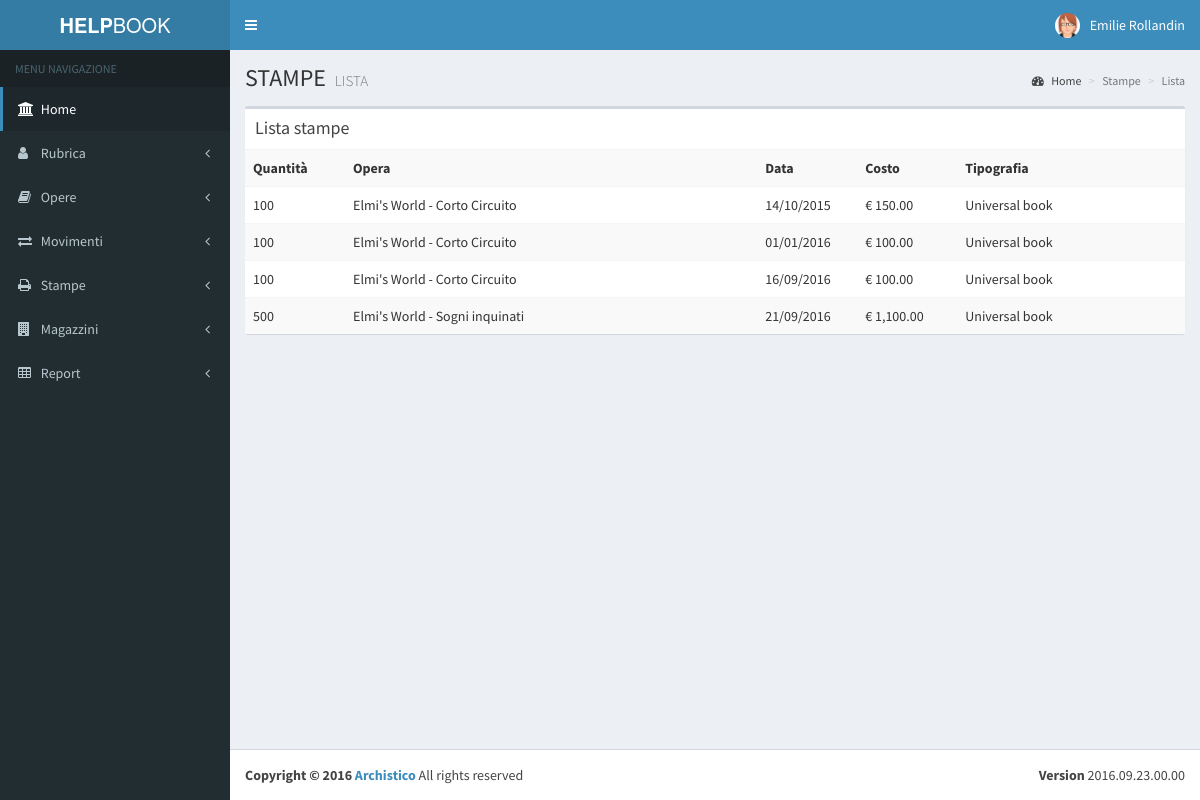
The page /stampalista.php on the database its author committed.
### tables this page shows
CREATE TABLE `stampe` (
  `idstampa` int(11) NOT NULL,
  `fklibro` int(11) NOT NULL,
  `stampadata` date NOT NULL,
  `stampaquantita` int(11) NOT NULL,
  `stampacosto` double NOT NULL,
  `stampaspedizione` double NOT NULL,
  `stampaiva` double NOT NULL,
  `fktipografia` int(11) NOT NULL,
  `stampadocumento` varchar(100) NOT NULL,
  `cancellato` tinyint(1) NOT NULL DEFAULT '0'
);

CREATE TABLE `casaeditrice` (
  `idcasaeditrice` int(11) NOT NULL,
  `casaeditrice` varchar(100) NOT NULL
);

CREATE TABLE `libri` (
  `idlibro` int(11) NOT NULL,
  `fkcasaeditrice` int(11) NOT NULL,
  `titolo` varchar(255) NOT NULL,
  `sottotitolo` varchar(255) NOT NULL,
  `isbn` varchar(50) NOT NULL,
  `pagine` int(11) NOT NULL,
  `prezzo` double NOT NULL,
  `fkcollana` int(11) NOT NULL,
  `fktipologia` int(11) NOT NULL,
  `cancellato` tinyint(1) NOT NULL DEFAULT '0'
);

CREATE TABLE `soggetti` (
  `idsoggetto` int(11) NOT NULL,
  `fktipologia` int(11) NOT NULL,
  `denominazione` varchar(255) NOT NULL,
  `telefono` varchar(50) NOT NULL,
  `cellulare` varchar(50) NOT NULL,
  `piva` varchar(50) NOT NULL,
  `codicefiscale` varchar(50) NOT NULL,
  `email` varchar(255) NOT NULL,
  `indirizzo` varchar(255) NOT NULL,
  `cap` varchar(50) NOT NULL,
  `comune` varchar(255) NOT NULL,
  `provincia` varchar(50) NOT NULL,
  `note` varchar(255) NOT NULL,
  `cancellato` tinyint(1) NOT NULL DEFAULT '0'
);

### php/stampe.php (the view, shortened to what this page needs)
<?php
function stampeListaTabella() {
  try {
    $db = new PDO("mysql:host=" . $dbhost . ";dbname=" . $dbname, $dbuser, $dbpswd);
    $db->setAttribute(PDO::ATTR_ERRMODE, PDO::ERRMODE_WARNING);
    $db->setAttribute(PDO::ATTR_DEFAULT_FETCH_MODE, PDO::FETCH_OBJ);
    $db->setAttribute(PDO::MYSQL_ATTR_INIT_COMMAND, 'SET NAMES UTF8');
    $sql = 'SELECT stampe.*, libri.*, casaeditrice.casaeditrice, soggetti.denominazione FROM stampe '
    .'INNER JOIN libri ON libri.idlibro=stampe.fklibro '
    .'INNER JOIN casaeditrice ON libri.fkcasaeditrice=casaeditrice.idcasaeditrice '
    .'INNER JOIN soggetti ON soggetti.idsoggetto=stampe.fktipografia '
    .'WHERE stampe.cancellato=0 ORDER BY stampe.stampadata ASC, casaeditrice.casaeditrice ASC, libri.titolo ASC';
    $result = $db->query($sql);
    foreach ($result as $row) {
      $row = get_object_vars($row);
      print "<tr>\n";
      print "<td>".$row['stampaquantita']."</td>\n";
      print "<td>".$row['casaeditrice']." - ".$row['titolo']."</td>\n";
      $stampa_data_dt = DateTime::createFromFormat('Y-m-d', $row['stampadata']);
      $stampa_data_str = $stampa_data_dt->format('d/m/Y');
      print "<td>".$stampa_data_str."</td>\n";
      print "<td>&euro; ".number_format($row['stampacosto'], 2)."</td>\n";
      print "<td>".$row['denominazione']."</td>\n";
      print "</tr>\n";
    }
  } catch (PDOException $e) {
    throw new PDOException("Error  : " . $e->getMessage());
  }
}

### stampalista.php (shortened to what this page needs)
<!DOCTYPE html>
<html>
<head>
  <?php include 'link.php'; ?>
</head>
<body class="hold-transition skin-blue sidebar-mini">
  <div class="wrapper">
    <header class="main-header">
      <a href="index.php" class="logo">
        <span class="logo-lg"><b>HELP</b>BOOK</span>
      </a>
      <nav class="navbar navbar-static-top">
        <a href="#" class="sidebar-toggle" data-toggle="offcanvas" role="button">
        </a>
        <div class="navbar-custom-menu">
          <ul class="nav navbar-nav">
            <li class="dropdown user user-menu">
              <a href="#" class="dropdown-toggle" data-toggle="dropdown">
                <img src="dist/img/avatar3.png" class="user-image" alt="User Image">
                <span class="hidden-xs">Emilie Rollandin</span>
              </a>
            </li>
          </ul>
        </div>
      </nav>
    </header>
    <aside class="main-sidebar">
      <section class="sidebar">
        <?php
        include 'sidebarmenu.php';
        ?>
      </section>
    </aside>
    <div class="content-wrapper">
      <section class="content-header">
        <h1>
          STAMPE
          <small>LISTA</small>
        </h1>
        <ol class="breadcrumb">
          <li><a href="#"><i class="fa fa-dashboard"></i> Home</a></li>
          <li class="active">Stampe</li>
          <li class="active">Lista</li>
        </ol>
      </section>
      <section class="content">
        <div class="row">
          <div class="col-md-12">
            <div class="box">
              <div class="box-header">
                <h3 class="box-title">Lista stampe</h3>
              </div>
              <div class="box-body no-padding">
                <table class="table table-striped">
                  <tr>
                    <th style="width: 100px">Quantità</th>
                    <th>Opera</th>
                    <th style="width: 100px">Data</th>
                    <th style="width: 100px">Costo</th>
                    <th>Tipografia</th>
                  </tr>
                  <?php
                  include 'php/stampe.php';
                  stampeListaTabella();
                  ?>
                </table>
              </div>
            </div>
          </div>
        </div>
      </section>
    </div>
    <?php include 'footer.php'; ?>
  </div>
</body>
</html>

### link.php (shortened to what this page needs)
<link rel="stylesheet" href="bootstrap/css/bootstrap.min.css">
<link rel="stylesheet" href="plugins/font-awesome-4.7.0/css/font-awesome.min.css">
<link rel="stylesheet" href="plugins/ionicons-2.0.1/css/ionicons.min.css">
<link rel="stylesheet" href="plugins/datatables/dataTables.bootstrap.css">
<link rel="stylesheet" href="plugins/datepicker/datepicker3.css">
<link rel="stylesheet" href="plugins/iCheck/all.css">
<link rel="stylesheet" href="plugins/select2/select2.min.css">
<link rel="stylesheet" href="dist/css/AdminLTE.min.css">
<link rel="stylesheet" href="dist/css/skins/_all-skins.min.css">
<link rel="stylesheet" href="dist/css/emilie.css">

### sidebarmenu.php (shortened to what this page needs)
<ul class="sidebar-menu">
    <li class="header">MENU NAVIGAZIONE</li>
    <li class="active treeview">
        <a href="index.php">
            <i class="fa fa-bank"></i> <span>Home</span>
        </a>
    </li>
    <li class="treeview">
        <a href="#">
            <i class="fa fa-user"></i> <span>Rubrica</span>
            <i class="fa fa-angle-left pull-right"></i>
        </a>
    </li>
    <li class="treeview">
        <a href="#">
            <i class="fa fa-book"></i> <span>Opere</span>
            <i class="fa fa-angle-left pull-right"></i>
        </a>
    </li>
    <li class="treeview">
        <a href="#">
            <i class="fa fa-exchange"></i> <span>Movimenti</span>
            <i class="fa fa-angle-left pull-right"></i>
        </a>
    </li>
    <li class="treeview">
        <a href="#">
            <i class="fa fa-print"></i> <span>Stampe</span>
            <i class="fa fa-angle-left pull-right"></i>
        </a>
    </li>
    <li class="treeview">
        <a href="#">
            <i class="fa fa-building"></i> <span>Magazzini</span>
            <i class="fa fa-angle-left pull-right"></i>
        </a>
    </li>
    <li class="treeview">
        <a href="#">
            <i class="fa fa-table"></i> <span>Report</span>
            <i class="fa fa-angle-left pull-right"></i>
        </a>
    </li>
</ul>

### footer.php
<footer class="main-footer">
    <div class="pull-right hidden-xs">
        <b>Version</b> 2016.09.23.00.00
    </div>
    <strong>Copyright &copy; 2016 <a href="http://www.archistico.com">Archistico</a></strong> All rights reserved
</footer>

### rows shown on the page
stampe: stampaquantita "100", casaeditrice.casaeditrice "Elmi's World", libri.titolo "Corto Circuito", stampadata "14/10/2015", stampacosto "150.00", soggetti.denominazione "Universal book"
stampe: stampaquantita "100", casaeditrice.casaeditrice "Elmi's World", libri.titolo "Corto Circuito", stampadata "01/01/2016", stampacosto "100.00", soggetti.denominazione "Universal book"
stampe: stampaquantita "100", casaeditrice.casaeditrice "Elmi's World", libri.titolo "Corto Circuito", stampadata "16/09/2016", stampacosto "100.00", soggetti.denominazione "Universal book"
stampe: stampaquantita "500", casaeditrice.casaeditrice "Elmi's World", libri.titolo "Sogni inquinati", stampadata "21/09/2016", stampacosto "1,100.00", soggetti.denominazione "Universal book"
